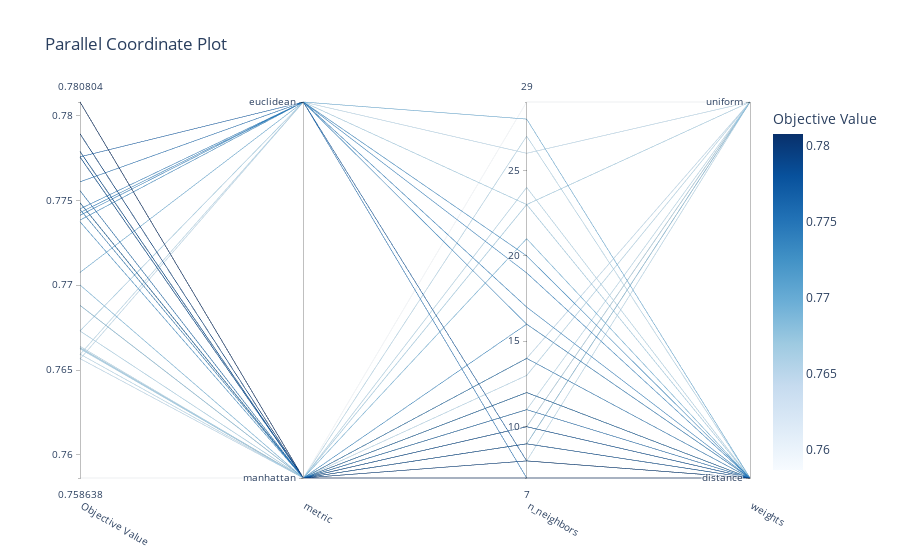

The code cell stored with this chart in its notebook:
### Code cell
visualizations['parallel_coordinate']

### Figure 1 — Plotly figure (JSON) as saved in the notebook; plotly's stock layout.template omitted (floating-point values rounded to 4 significant figures)
{"data": [{"dimensions": [{"label": "Objective Value", "range": [0.7586, 0.7808], "values": [0.7749, 0.7656, 0.7663, 0.7673, 0.7688, 0.7708, 0.7745, 0.7586, 0.7657, 0.7663, 0.7745, 0.7743, 0.7741, 0.7738, 0.7749, 0.7808, 0.7808, 0.7808, 0.7808, 0.7776, 0.7808, 0.7789, 0.7756, 0.7808, 0.7779, 0.7745, 0.7749, 0.7779, 0.7673, 0.7749, 0.7808, 0.7808, 0.7776, 0.7789, 0.7659, 0.7688, 0.7664, 0.7776, 0.7663, 0.7737, 0.7659, 0.7808, 0.7808, 0.7756, 0.7779, 0.77, 0.7789, 0.7761, 0.7663, 0.7776]}, {"label": "metric", "range": [0, 1], "ticktext": ["manhattan", "euclidean"], "tickvals": [0, 1], "values": [0, 1, 0, 1, 0, 1, 1, 0, 0, 0, 0, 1, 1, 1, 0, 0, 0, 0, 0, 0, 0, 0, 0, 0, 0, 0, 0, 0, 0, 0, 0, 0, 0, 0, 0, 0, 0, 1, 0, 0, 1, 0, 0, 0, 0, 0, 0, 1, 0, 0]}, {"label": "n_neighbors", "range": [7, 29], "values": [12, 26, 10, 23, 9, 28, 17, 29, 14, 27, 14, 19, 16, 20, 12, 7, 7, 7, 7, 10, 7, 8, 11, 7, 9, 14, 12, 9, 23, 12, 7, 7, 10, 8, 11, 9, 24, 8, 10, 16, 8, 7, 7, 11, 9, 21, 8, 7, 13, 10]}, {"label": "weights", "range": [0, 1], "ticktext": ["distance", "uniform"], "tickvals": [0, 1], "values": [0, 1, 1, 1, 1, 0, 0, 1, 1, 0, 0, 0, 0, 0, 0, 0, 0, 0, 0, 0, 0, 0, 0, 0, 0, 0, 0, 0, 0, 0, 0, 0, 0, 0, 1, 1, 0, 0, 1, 0, 1, 0, 0, 0, 0, 0, 0, 0, 1, 0]}], "labelangle": 30, "labelside": "bottom", "line": {"color": [0.7749, 0.7656, 0.7663, 0.7673, 0.7688, 0.7708, 0.7745, 0.7586, 0.7657, 0.7663, 0.7745, 0.7743, 0.7741, 0.7738, 0.7749, 0.7808, 0.7808, 0.7808, 0.7808, 0.7776, 0.7808, 0.7789, 0.7756, 0.7808, 0.7779, 0.7745, 0.7749, 0.7779, 0.7673, 0.7749, 0.7808, 0.7808, 0.7776, 0.7789, 0.7659, 0.7688, 0.7664, 0.7776, 0.7663, 0.7737, 0.7659, 0.7808, 0.7808, 0.7756, 0.7779, 0.77, 0.7789, 0.7761, 0.7663, 0.7776], "colorbar": {"title": {"text": "Objective Value"}}, "colorscale": [[0, "rgb(247,251,255)"], [0.125, "rgb(222,235,247)"], [0.25, "rgb(198,219,239)"], [0.375, "rgb(158,202,225)"], [0.5, "rgb(107,174,214)"], [0.625, "rgb(66,146,198)"], [0.75, "rgb(33,113,181)"], [0.875, "rgb(8,81,156)"], [1, "rgb(8,48,107)"]], "reversescale": false, "showscale": true}, "type": "parcoords"}], "layout": {"title": {"text": "Parallel Coordinate Plot"}}}
